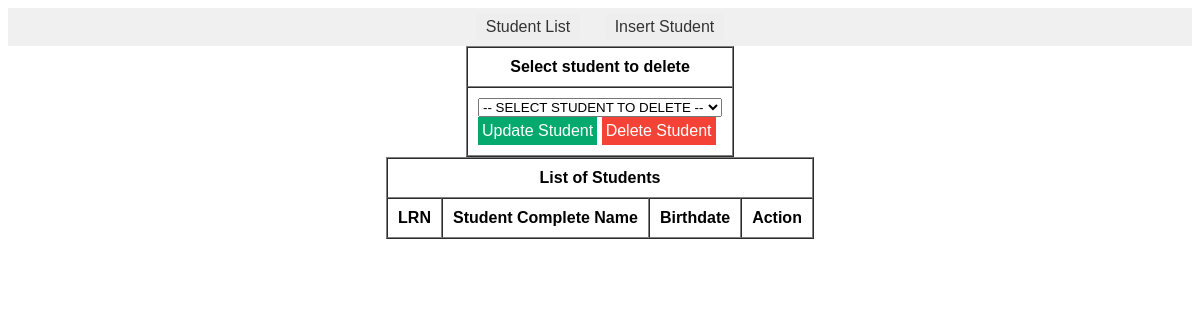
The app's page /htdocs/project_IT1/student_list.php, older data.
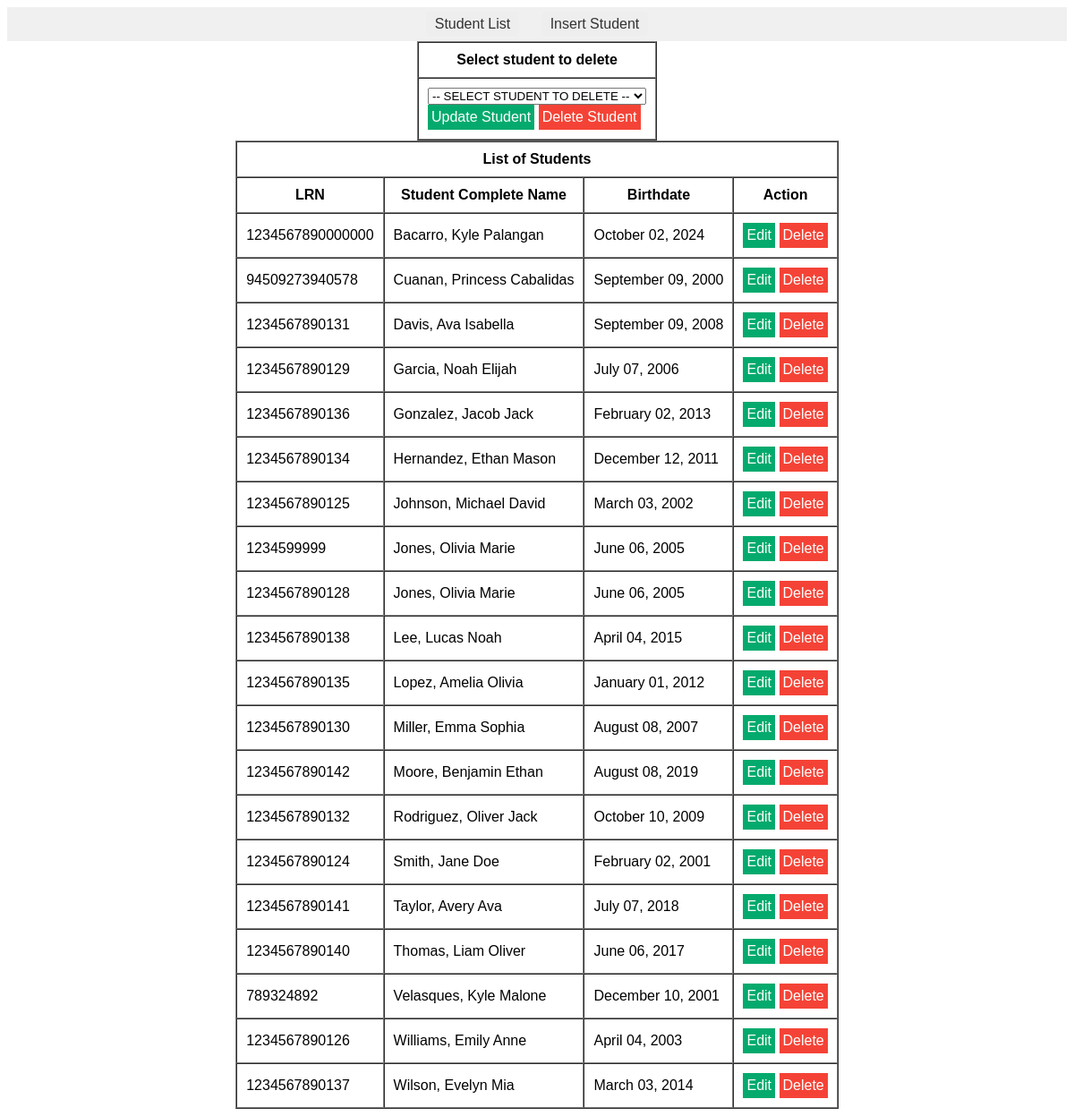
The same page, newer data.
### tables this page shows
CREATE TABLE `students` (
  `lrn` bigint(20) NOT NULL,
  `lastname` varchar(40) NOT NULL,
  `firstname` varchar(100) NOT NULL,
  `middlename` varchar(100) DEFAULT NULL,
  `extension_name` varchar(100) DEFAULT NULL,
  `birthdate` date NOT NULL,
  PRIMARY KEY (`lrn`)
);

### htdocs/project_IT1/student_list.php (the view, shortened to what this page needs)
<?php
include("header.php");
?>
<body>
  <?php
  include("menu.php");
  ?>
  <table border="1" align="center" cellspacing="0" cellpadding="10">
    <tr>
      <th>Select student to delete</th>
    </tr>
    <tr>
      <td>
        <form method="post">
          <select name="student_lrn">
            <option value="">-- SELECT STUDENT TO DELETE --</option>
          </select>
          <br>
          <button type="submit" class="button_green" name="update_student">Update Student</button>
          <button type="submit" class="button" name="delete_student">Delete Student</button>
        </form>
      </td>
    </tr>
  </table>
  <table border="1" align="center" cellspacing="0" cellpadding="10">
    <tr>
      <th colspan="4">List of Students</th>
    </tr>
    <tr>
      <th> LRN </th>
      <th> Student Complete Name</th>
      <th> Birthdate </th>
      <th> Action </th>
    </tr>
    <?php
    $sql = "SELECT * FROM students ORDER BY lastname ASC";
    $query = mysqli_query($conn, $sql);
    while ($result = mysqli_fetch_assoc($query)) {
      echo "<tr>";
      echo "<td>" . $result["lrn"] . "</td>";
      echo "<td>" . $result["lastname"] . ", " . $result['firstname'] . " " . $result['middlename'] . "</td>";
      echo "<td>" . date("F d, Y", strtotime($result["birthdate"])) . "</td>";
      echo "<td>
        <a class='button_green' href='update_student.php?action=edit&lrn={$result["lrn"]}'>Edit</a>
        <a class='button' href='student_list.php?action=delete&lrn={$result["lrn"]}'>Delete</a>
        </td>";
      echo "</tr>";
    }
    ?>
  </table>
</body>
</html>

Row changes from the older to the newer data that the page shows:
added students: lrn "1234567890000000", lastname "Bacarro", firstname "Kyle", middlename "Palangan", birthdate "October 02, 2024"
added students: lrn "94509273940578", lastname "Cuanan", firstname "Princess", middlename "Cabalidas", birthdate "September 09, 2000"
added students: lrn "1234567890131", lastname "Davis", firstname "Ava", middlename "Isabella", birthdate "September 09, 2008"
added students: lrn "1234567890129", lastname "Garcia", firstname "Noah", middlename "Elijah", birthdate "July 07, 2006"
added students: lrn "1234567890136", lastname "Gonzalez", firstname "Jacob", middlename "Jack", birthdate "February 02, 2013"
added students: lrn "1234567890134", lastname "Hernandez", firstname "Ethan", middlename "Mason", birthdate "December 12, 2011"
added students: lrn "1234567890125", lastname "Johnson", firstname "Michael", middlename "David", birthdate "March 03, 2002"
added students: lrn "1234599999", lastname "Jones", firstname "Olivia", middlename "Marie", birthdate "June 06, 2005"
added students: lrn "1234567890128", lastname "Jones", firstname "Olivia", middlename "Marie", birthdate "June 06, 2005"
added students: lrn "1234567890138", lastname "Lee", firstname "Lucas", middlename "Noah", birthdate "April 04, 2015"
added students: lrn "1234567890135", lastname "Lopez", firstname "Amelia", middlename "Olivia", birthdate "January 01, 2012"
added students: lrn "1234567890130", lastname "Miller", firstname "Emma", middlename "Sophia", birthdate "August 08, 2007"
added students: lrn "1234567890142", lastname "Moore", firstname "Benjamin", middlename "Ethan", birthdate "August 08, 2019"
added students: lrn "1234567890132", lastname "Rodriguez", firstname "Oliver", middlename "Jack", birthdate "October 10, 2009"
added students: lrn "1234567890124", lastname "Smith", firstname "Jane", middlename "Doe", birthdate "February 02, 2001"
added students: lrn "1234567890141", lastname "Taylor", firstname "Avery", middlename "Ava", birthdate "July 07, 2018"
added students: lrn "1234567890140", lastname "Thomas", firstname "Liam", middlename "Oliver", birthdate "June 06, 2017"
added students: lrn "789324892", lastname "Velasques", firstname "Kyle", middlename "Malone", birthdate "December 10, 2001"
added students: lrn "1234567890126", lastname "Williams", firstname "Emily", middlename "Anne", birthdate "April 04, 2003"
added students: lrn "1234567890137", lastname "Wilson", firstname "Evelyn", middlename "Mia", birthdate "March 03, 2014"
